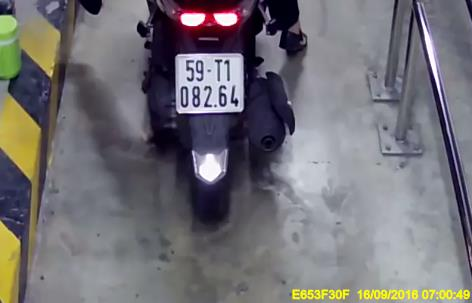
#> input picture img/0001_05318_b.jpg, 472 x 303 px
$ python -i applications.py   (imports and definitions only)
#> lines starting #> are read from the running program, lines starting #| are printed output that depends on the picture; after the words box and inside, x2 and y2 are one past the last pixel; in counts of white or black regions, pixels touching at a corner belong together
import cv2
import numpy as np
from .intensity import negative, log_transform, gamma_correction, piecewise_linear
from .histogram import hist_equalization, clahe_equalization, ahe_equalization_fast

def adaptive_threshold_custom(img, max_value=255, block_size=21, C=8):
    """
    Adaptive thresholding tối ưu hóa với vectorization
    Time Complexity: O(H×W) với vectorized operations
    """
    h, w = img.shape

    # Giới hạn kích thước để tránh quá chậm
    if h * w > 2000000:  # > 2M pixels
        # Resize ảnh xuống kích thước hợp lý
        from PIL import Image
        scale = np.sqrt(2000000 / (h * w))
        new_h, new_w = int(h * scale), int(w * scale)
        img_small = np.array(Image.fromarray(img).resize((new_w, new_h), Image.LANCZOS))

        # Xử lý ảnh nhỏ
        binary_small = adaptive_threshold_custom(img_small, max_value,
                                               max(11, block_size // 2), C)

        # Resize lại về kích thước gốc
        binary = np.array(Image.fromarray(binary_small).resize((w, h), Image.NEAREST))
        return binary.astype(np.uint8)

    # Sử dụng cv2.boxFilter cho convolution nhanh
    try:
        import cv2
        # Box filter để tính mean local nhanh
        kernel = np.ones((block_size, block_size), np.float32) / (block_size * block_size)
        mean_img = cv2.filter2D(img.astype(np.float32), -1, kernel)

        # Vectorized thresholding
        binary = np.where(img > mean_img - C, max_value, 0).astype(np.uint8)

    except ImportError:
        # Fallback với scipy convolution nếu không có cv2
        from scipy.ndimage import uniform_filter
        mean_img = uniform_filter(img.astype(np.float32), size=block_size, mode='constant')
        binary = np.where(img > mean_img - C, max_value, 0).astype(np.uint8)

    return binary

# [149 lines left out: functions enhance_license_plate, enhance_satellite_image, enhance_low_light_image, not called in this run]

>>> import cv2
>>> picture = cv2.imread('../img/0001_05318_b.jpg', cv2.IMREAD_GRAYSCALE)
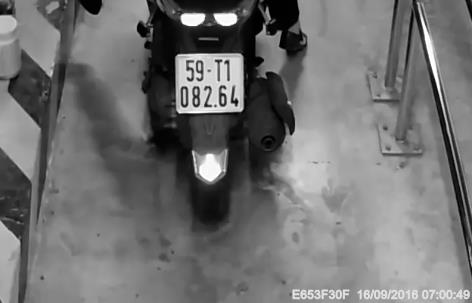
#> picture: shape (303, 472); min 0, max 255, mean 113.8
>>> result = adaptive_threshold_custom(picture)
#> in adaptive_threshold_custom, `mean_img = cv2.filter2D(img.astype(np.float32), -1, kernel)`:
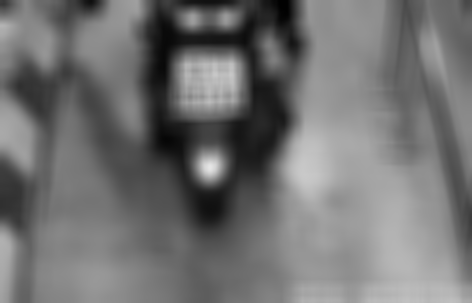
#> mean_img: shape (303, 472) float32; min 1.23, max 229.7, mean 113.8
#> in adaptive_threshold_custom, `binary = np.where(img > mean_img - C, max_value, 0).astype(np.uint8)`:
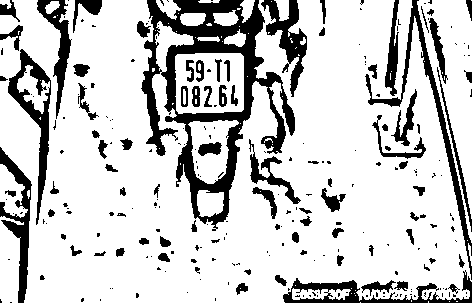
#> binary: shape (303, 472); 79.6% white; 255 black regions (171 under 20 px), largest, box (x1, y1, x2, y2) and area: (141, 0, 295, 231) 9874, (365, 0, 472, 280) 2054, (8, 49, 51, 225) 1883

$ run again, on img/0002_02554_b.jpg
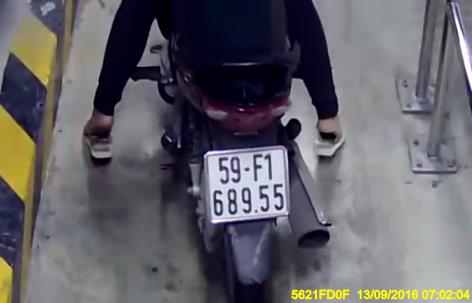
#> input picture img/0002_02554_b.jpg, 472 x 303 px
#> in adaptive_threshold_custom, `mean_img = cv2.filter2D(img.astype(np.float32), -1, kernel)`:
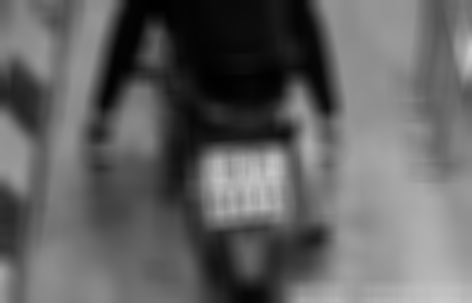
#> mean_img: shape (303, 472) float32; min 1.03, max 204.4, mean 98.8
#> in adaptive_threshold_custom, `binary = np.where(img > mean_img - C, max_value, 0).astype(np.uint8)`:
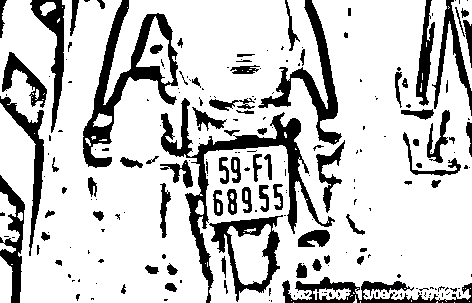
#> binary: shape (303, 472); 78.8% white; 220 black regions (137 under 20 px), largest, box (x1, y1, x2, y2) and area: (161, 98, 335, 303) 4576, (83, 0, 178, 168) 4013, (258, 0, 342, 145) 2473

$ run again, on img/0003_02063_b.jpg
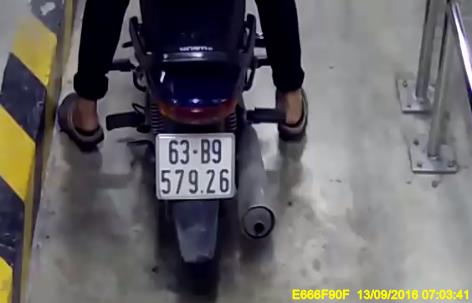
#> input picture img/0003_02063_b.jpg, 472 x 303 px
#> in adaptive_threshold_custom, `mean_img = cv2.filter2D(img.astype(np.float32), -1, kernel)`:
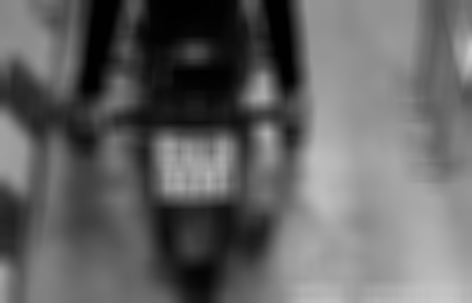
#> mean_img: shape (303, 472) float32; min 0.977, max 203.2, mean 100.1
#> in adaptive_threshold_custom, `binary = np.where(img > mean_img - C, max_value, 0).astype(np.uint8)`:
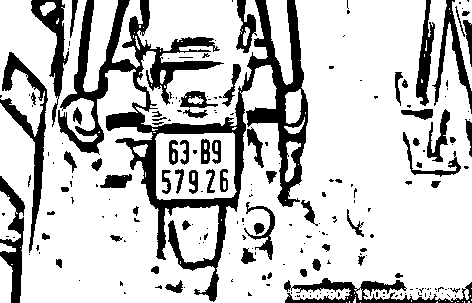
#> binary: shape (303, 472); 77.6% white; 218 black regions (150 under 20 px), largest, box (x1, y1, x2, y2) and area: (58, 0, 308, 302) 15608, (0, 52, 48, 253) 2088, (284, 278, 472, 303) 1749
